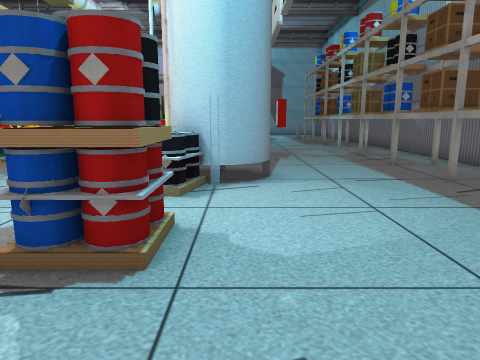
[1] (above)

17 first-person views from a walk through a Unity game level. The camera is 1.3 m above the floor, tilts 10° down and sees 70° across. The floor is counted in squares, 1 m on a side. Each view is taken from the middle of a square. On the plan, view 1 faces up. The plan holds only what a view shows up to about 15 squares ahead; the rest is blank. The place goes on beyond the plan. The player is left out. Some surface patterns are stand-ins.

[2]
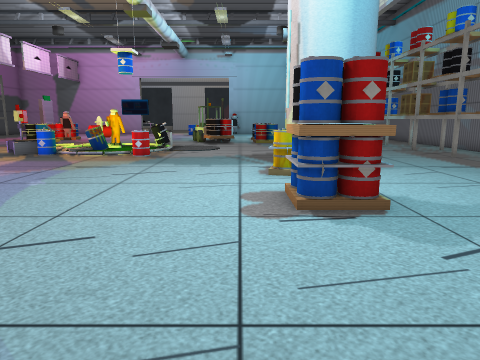

[3]
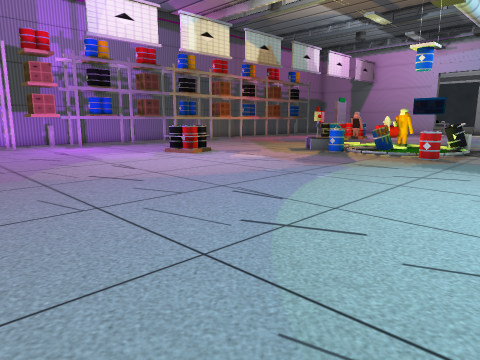

[4]
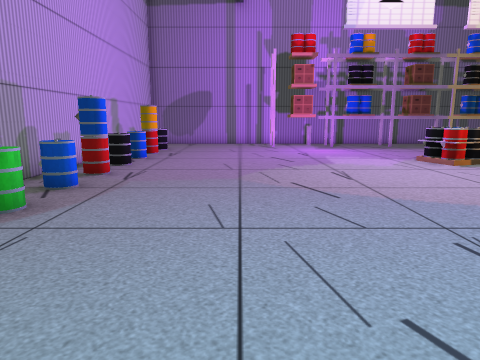

[5]
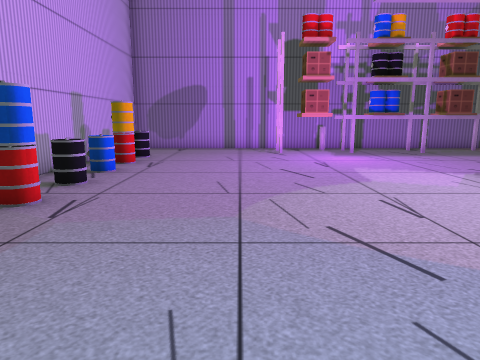

[6]
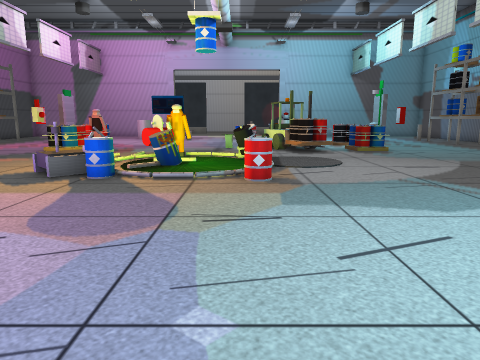

[7]
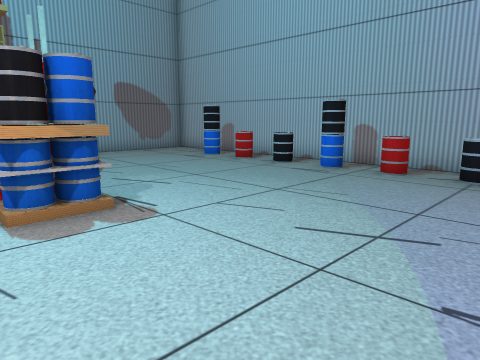

[8]
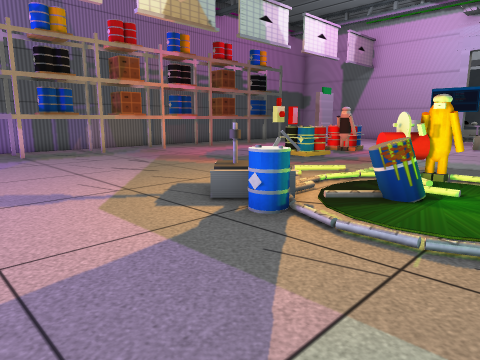

[9]
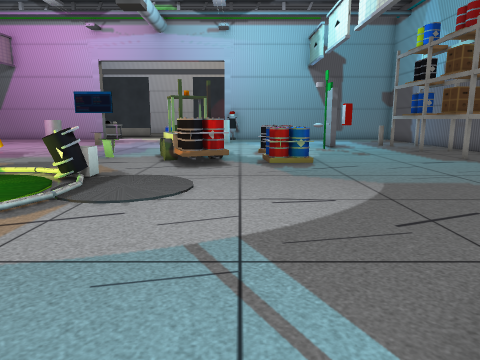

[10]
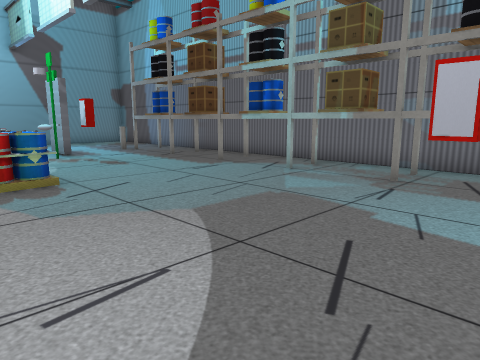

[11]
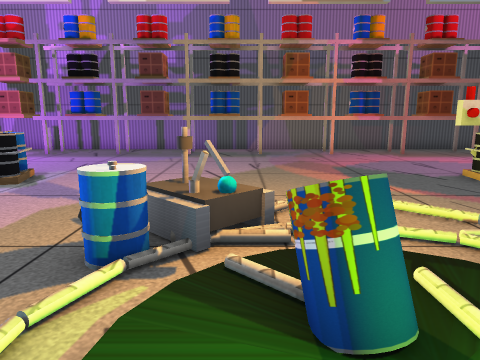

[12]
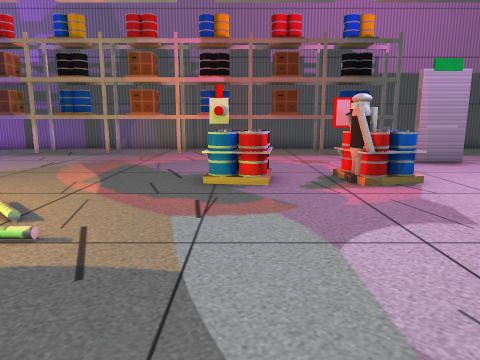

[13]
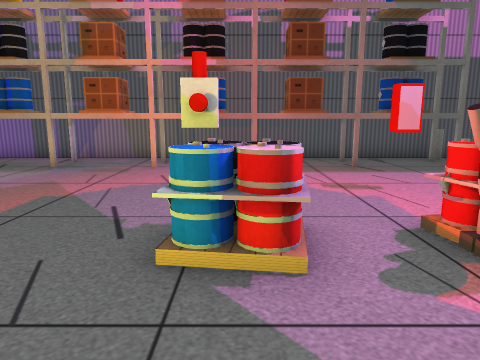

[14]
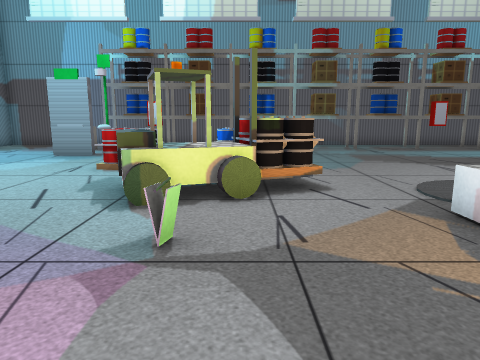

[15]
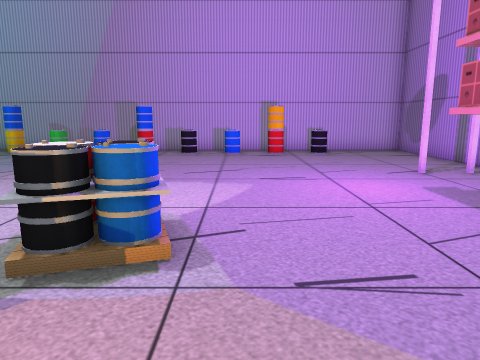

[16]
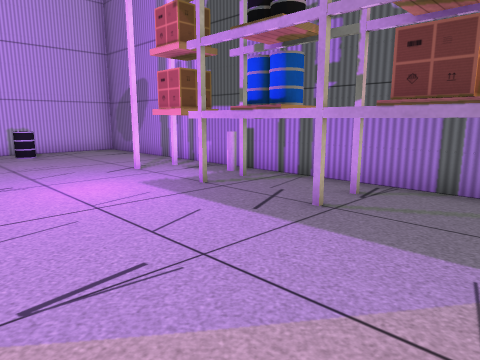

[17]
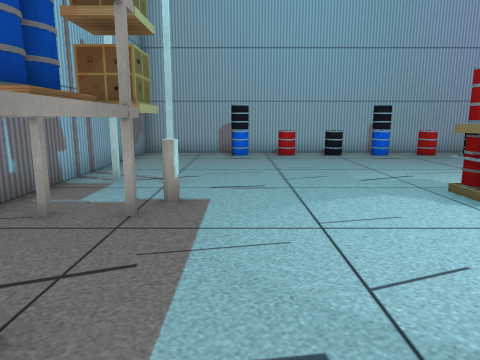

### Floor plan
Points are (right, up) in squares from view 1. A wall is a line through its corners. A room is listed if a view was taken in it or the views show most of it. See-through windows are left out.
Room 1 (views 1, 2, 3, 4, 5, 6, 7, 8, 9, 10, 11, 12, 13, 14, 15, 16, 17)
walls: (0.1, 6.9) (-0.5, 6.8); (0.5, 7.3) (0.2, 7) (-0.1, 6.9); (-20.4, 10.6) (-20.4, 4); (4.5, 12.4) (4.5, 21.5); (4.5, 4.5) (4.5, 10.4); (-21.6, 5.5) (-21.6, 4); (5.6, 4) (5.6, 5.1); (6.8, 9.6) (6.8, 22.2); (-20.4, 21.5) (-20.4, 12.4); (-22.8, 23.5) (-22.8, -4.7) (6.8, -4.7) (6.8, 3.9)
low walls: (-0.7, 17.4) (-1.5, 17.3); (-13.7, 18.7) (-13.9, 17.2); (-14.2, 20.4) (-15.1, 20.2)
ways out: gap at (-15, 20); gap at (-1, 20)
objects: other object (-21, 11); other object (-21, 12); other object (-21, 22); other object (-21, 23); other object (-19, -4) to (-19, -3); other object (-18, -4) to (-17, -3); other object (-17, -4); other object (-17, 21); other object (-16, -4) to (-16, -3); other object (-15, 6); other object (-15, 7); other object (-15, 17); other object (-15, 18); other object (-15, 21); other object (-14, -4) to (-14, -3); other object (-14, 6); other object (-14, 7); other object (-14, 18); other object (-14, 21); other object (-13, 21); other object (-12, -4); other object (-12, -3); other object (-11, -4) to (-10, -3); other object (-11, 11); other object (-10, 11); other object (-10, 14) to (-9, 15); other object (-9, -4) to (-9, -3); other object (-9, 13); other object (-8, 19) to (-7, 19); other object (-7, -4); other object (-7, -3); other object (-7, 10) to (-6, 11); other object (-7, 14); other object (-7, 15) to (-6, 15); other object (-6, -4) to (-5, -3); other object (-6, 17) to (-3, 20); other object (-4, -4) to (-4, -3); other object (-3, 3); other object (-2, -4); other object (-2, -3); other object (-2, 3); other object (-2, 4); other object (-2, 6); other object (-2, 17); other object (-2, 18); other object (-2, 21); other object (-1, -4) to (0, -3); other object (-1, 3); other object (-1, 4); other object (-1, 6); other object (-1, 7); other object (-1, 18); other object (-1, 19); other object (-1, 21); other object (0, 22) to (1, 23); other object (1, -4) to (1, -3); other object (1, 11); other object (1, 21); other object (3, -4) to (3, -3); other object (4, 4); other object (5, 11); other object (5, 12); other object (5, 22); other object (5, 23)

Positions as (right, up) in squares from view 1, and headings:
1: (0, 0), facing up
2: (-3, -2), facing up
3: (-3, -2), facing up-left
4: (-4, 0), facing left
5: (-7, 0), facing left
6: (-7, 3), facing up
7: (-7, 5), facing down-right
8: (-7, 7), facing up-left
9: (-3, 7), facing up
10: (-3, 10), facing up-right
11: (-7, 12), facing left
12: (-7, 18), facing left
13: (-11, 18), facing left
14: (-11, 18), facing right
15: (-16, 10), facing down
16: (-16, 10), facing down-left
17: (3, 9), facing down
